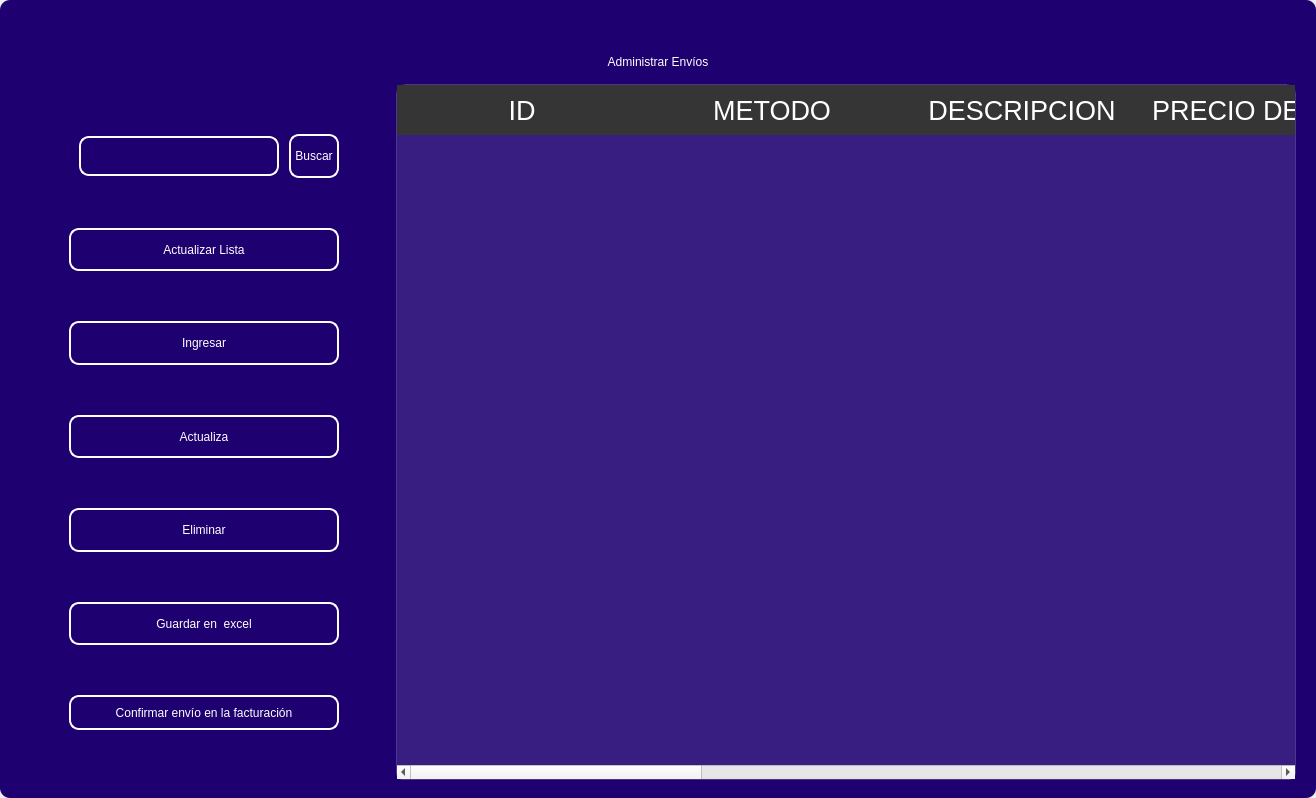
<?xml version="1.0" encoding="UTF-8"?>
<ui version="4.0">
 <class>MainWindow</class>
 <widget class="QMainWindow" name="MainWindow">
  <property name="geometry">
   <rect>
    <x>0</x>
    <y>0</y>
    <width>1316</width>
    <height>798</height>
   </rect>
  </property>
  <property name="windowTitle">
   <string>MainWindow</string>
  </property>
  <property name="styleSheet">
   <string notr="true"/>
  </property>
  <widget class="QWidget" name="centralwidget">
   <property name="styleSheet">
    <string notr="true"/>
   </property>
   <layout class="QVBoxLayout" name="verticalLayout">
    <property name="spacing">
     <number>0</number>
    </property>
    <property name="leftMargin">
     <number>0</number>
    </property>
    <property name="topMargin">
     <number>0</number>
    </property>
    <property name="rightMargin">
     <number>0</number>
    </property>
    <property name="bottomMargin">
     <number>0</number>
    </property>
    <item>
     <widget class="QFrame" name="frame">
      <property name="enabled">
       <bool>true</bool>
      </property>
      <property name="styleSheet">
       <string notr="true">
QFrame {
border-radius:10px;
background-color:#1E0070;
 }
</string>
      </property>
      <property name="frameShape">
       <enum>QFrame::StyledPanel</enum>
      </property>
      <property name="frameShadow">
       <enum>QFrame::Raised</enum>
      </property>
      <layout class="QVBoxLayout" name="verticalLayout_2">
       <item>
        <widget class="QFrame" name="frame_superior">
         <property name="minimumSize">
          <size>
           <width>0</width>
           <height>40</height>
          </size>
         </property>
         <property name="maximumSize">
          <size>
           <width>16777215</width>
           <height>40</height>
          </size>
         </property>
         <property name="styleSheet">
          <string notr="true">QPushButton{
border-radius:18px;
}

QPushButton:hover{
	background-color: rgb(0, 0, 0);
}
</string>
         </property>
         <property name="frameShape">
          <enum>QFrame::StyledPanel</enum>
         </property>
         <property name="frameShadow">
          <enum>QFrame::Raised</enum>
         </property>
         <layout class="QHBoxLayout" name="horizontalLayout_3">
          <property name="spacing">
           <number>4</number>
          </property>
          <property name="leftMargin">
           <number>0</number>
          </property>
          <property name="topMargin">
           <number>0</number>
          </property>
          <property name="rightMargin">
           <number>0</number>
          </property>
          <property name="bottomMargin">
           <number>0</number>
          </property>
          <item>
           <widget class="QPushButton" name="btn_icon">
            <property name="text">
             <string/>
            </property>
            <property name="iconSize">
             <size>
              <width>40</width>
              <height>40</height>
             </size>
            </property>
           </widget>
          </item>
          <item>
           <spacer name="horizontalSpacer_2">
            <property name="orientation">
             <enum>Qt::Horizontal</enum>
            </property>
            <property name="sizeHint" stdset="0">
             <size>
              <width>443</width>
              <height>20</height>
             </size>
            </property>
           </spacer>
          </item>
          <item>
           <widget class="QPushButton" name="btn_exit">
            <property name="minimumSize">
             <size>
              <width>38</width>
              <height>38</height>
             </size>
            </property>
            <property name="maximumSize">
             <size>
              <width>38</width>
              <height>38</height>
             </size>
            </property>
            <property name="cursor">
             <cursorShape>PointingHandCursor</cursorShape>
            </property>
            <property name="text">
             <string/>
            </property>
            <property name="iconSize">
             <size>
              <width>35</width>
              <height>35</height>
             </size>
            </property>
           </widget>
          </item>
          <item>
           <widget class="QPushButton" name="bt_minimizar">
            <property name="minimumSize">
             <size>
              <width>38</width>
              <height>38</height>
             </size>
            </property>
            <property name="maximumSize">
             <size>
              <width>38</width>
              <height>38</height>
             </size>
            </property>
            <property name="cursor">
             <cursorShape>PointingHandCursor</cursorShape>
            </property>
            <property name="text">
             <string/>
            </property>
            <property name="icon">
             <iconset>
              <normaloff>image/minus.svg</normaloff>image/minus.svg</iconset>
            </property>
            <property name="iconSize">
             <size>
              <width>38</width>
              <height>38</height>
             </size>
            </property>
           </widget>
          </item>
          <item>
           <widget class="QPushButton" name="bt_maximizar">
            <property name="minimumSize">
             <size>
              <width>38</width>
              <height>38</height>
             </size>
            </property>
            <property name="maximumSize">
             <size>
              <width>38</width>
              <height>38</height>
             </size>
            </property>
            <property name="cursor">
             <cursorShape>PointingHandCursor</cursorShape>
            </property>
            <property name="text">
             <string/>
            </property>
            <property name="icon">
             <iconset>
              <normaloff>image/chevron-up.svg</normaloff>image/chevron-up.svg</iconset>
            </property>
            <property name="iconSize">
             <size>
              <width>38</width>
              <height>38</height>
             </size>
            </property>
           </widget>
          </item>
          <item>
           <widget class="QPushButton" name="bt_restaurar">
            <property name="minimumSize">
             <size>
              <width>38</width>
              <height>38</height>
             </size>
            </property>
            <property name="maximumSize">
             <size>
              <width>38</width>
              <height>38</height>
             </size>
            </property>
            <property name="cursor">
             <cursorShape>PointingHandCursor</cursorShape>
            </property>
            <property name="text">
             <string/>
            </property>
            <property name="icon">
             <iconset>
              <normaloff>image/chevron-down.svg</normaloff>image/chevron-down.svg</iconset>
            </property>
            <property name="iconSize">
             <size>
              <width>38</width>
              <height>38</height>
             </size>
            </property>
           </widget>
          </item>
          <item>
           <widget class="QPushButton" name="bt_cerrar">
            <property name="minimumSize">
             <size>
              <width>38</width>
              <height>38</height>
             </size>
            </property>
            <property name="maximumSize">
             <size>
              <width>38</width>
              <height>38</height>
             </size>
            </property>
            <property name="cursor">
             <cursorShape>PointingHandCursor</cursorShape>
            </property>
            <property name="text">
             <string/>
            </property>
            <property name="icon">
             <iconset>
              <normaloff>image/x.svg</normaloff>image/x.svg</iconset>
            </property>
            <property name="iconSize">
             <size>
              <width>38</width>
              <height>38</height>
             </size>
            </property>
           </widget>
          </item>
         </layout>
        </widget>
       </item>
       <item>
        <widget class="QLabel" name="label">
         <property name="styleSheet">
          <string notr="true">font: 30pt &quot;MS Shell Dlg 2&quot;;
color: rgb(255, 255, 255);</string>
         </property>
         <property name="text">
          <string>Administrar Envíos</string>
         </property>
         <property name="alignment">
          <set>Qt::AlignCenter</set>
         </property>
        </widget>
       </item>
       <item>
        <widget class="QFrame" name="frame_3">
         <property name="minimumSize">
          <size>
           <width>0</width>
           <height>0</height>
          </size>
         </property>
         <property name="frameShape">
          <enum>QFrame::StyledPanel</enum>
         </property>
         <property name="frameShadow">
          <enum>QFrame::Raised</enum>
         </property>
         <layout class="QHBoxLayout" name="horizontalLayout_4">
          <property name="leftMargin">
           <number>9</number>
          </property>
          <property name="topMargin">
           <number>9</number>
          </property>
          <property name="rightMargin">
           <number>9</number>
          </property>
          <item>
           <layout class="QVBoxLayout" name="verticalLayout_4">
            <property name="spacing">
             <number>50</number>
            </property>
            <property name="sizeConstraint">
             <enum>QLayout::SetDefaultConstraint</enum>
            </property>
            <property name="leftMargin">
             <number>50</number>
            </property>
            <property name="topMargin">
             <number>50</number>
            </property>
            <property name="rightMargin">
             <number>50</number>
            </property>
            <property name="bottomMargin">
             <number>50</number>
            </property>
            <item>
             <layout class="QHBoxLayout" name="horizontalLayout">
              <property name="spacing">
               <number>10</number>
              </property>
              <property name="leftMargin">
               <number>10</number>
              </property>
              <property name="topMargin">
               <number>0</number>
              </property>
              <property name="bottomMargin">
               <number>0</number>
              </property>
              <item>
               <widget class="QLineEdit" name="searchtxt">
                <property name="minimumSize">
                 <size>
                  <width>200</width>
                  <height>25</height>
                 </size>
                </property>
                <property name="maximumSize">
                 <size>
                  <width>150</width>
                  <height>40</height>
                 </size>
                </property>
                <property name="styleSheet">
                 <string notr="true">QLabel {
	color: rgb(255, 255, 254);
	font: 12pt &quot;Arial&quot;;
	background-color: rgba(0, 0, 0,0);
}

QTextEdit{
background-color: rgba(0, 0, 0,0);
border-radius:10px; 
font: 12pt &quot;Arial&quot;;
color: rgb(255, 255, 254);
border: 2px solid  rgb(255, 255, 255);

}

QTextEdit:hover{
background-color: rgba(0, 0, 0,0);
border-radius:10px; 
font: 12pt &quot;Arial&quot;;
border: 2px solid  rgb(120, 0, 171);
}

QTextEdit:focus{
background-color: rgb(0, 0, 0);
border-radius:10px; 
font: 12pt &quot;Arial&quot;;
border: 2px solid rgb(120, 0, 171);
}

QLineEdit{
background-color: rgba(0, 0, 0,0);
border-radius:10px; 
font: 12pt &quot;Arial&quot;;
color: rgb(255, 255, 254);
border: 2px solid  rgb(255, 255, 255);

}

QLineEdit:hover{
background-color: rgba(0, 0, 0,0);
border-radius:10px; 
font: 12pt &quot;Arial&quot;;
border: 2px solid  rgb(120, 0, 171);
}

QLineEdit:focus{
background-color: rgb(0, 0, 0);
border-radius:10px; 
font: 12pt &quot;Arial&quot;;
border: 2px solid rgb(120, 0, 171);
}

QCheckBox{
	font: 12pt &quot;Arial&quot;;
	color: rgb(255, 255, 255);
}

QCheckBox::indicator {
    width: 18px;
    height:18px;
}

QCheckBox::indicator:unchecked {
   background-image: url(image/square.svg);
}

QCheckBox::indicator:checked {
   background-image: url(image/check-square.svg);
}

QPushButton{
border-radius:10px; 
font: 12pt &quot;Arial&quot;;
color: rgb(255, 255, 254);
border: 2px solid #ffffff;
}

QPushButton:hover{
border-radius:10px; 
font: 12pt &quot;Arial&quot;;
color: rgb(255, 255, 255);
border: 2px solid rgb(120, 0, 171);
	background-color: rgb(120, 0, 171);
}
</string>
                </property>
               </widget>
              </item>
              <item>
               <widget class="QPushButton" name="btn_search">
                <property name="sizePolicy">
                 <sizepolicy hsizetype="Minimum" vsizetype="Fixed">
                  <horstretch>0</horstretch>
                  <verstretch>0</verstretch>
                 </sizepolicy>
                </property>
                <property name="minimumSize">
                 <size>
                  <width>0</width>
                  <height>15</height>
                 </size>
                </property>
                <property name="maximumSize">
                 <size>
                  <width>100</width>
                  <height>50</height>
                 </size>
                </property>
                <property name="cursor">
                 <cursorShape>PointingHandCursor</cursorShape>
                </property>
                <property name="styleSheet">
                 <string notr="true">QPushButton{
border-radius:10px; 
font: 12pt &quot;Arial&quot;;
color: rgb(255, 255, 254);
border: 2px solid #ffffff;
}

QPushButton:hover{
border-radius:10px; 
font: 12pt &quot;Arial&quot;;
color: rgb(255, 255, 255);
border: 2px solid rgb(120, 0, 171);
	background-color: rgb(120, 0, 171);
}</string>
                </property>
                <property name="text">
                 <string>Buscar</string>
                </property>
               </widget>
              </item>
             </layout>
            </item>
            <item>
             <widget class="QPushButton" name="btn_get">
              <property name="minimumSize">
               <size>
                <width>50</width>
                <height>40</height>
               </size>
              </property>
              <property name="maximumSize">
               <size>
                <width>300</width>
                <height>50</height>
               </size>
              </property>
              <property name="cursor">
               <cursorShape>PointingHandCursor</cursorShape>
              </property>
              <property name="styleSheet">
               <string notr="true">QPushButton{
border-radius:10px; 
font: 12pt &quot;Arial&quot;;
color: rgb(255, 255, 254);
border: 2px solid #ffffff;
}

QPushButton:hover{
border-radius:10px; 
font: 12pt &quot;Arial&quot;;
color: rgb(255, 255, 255);
border: 2px solid rgb(120, 0, 171);
	background-color: rgb(120, 0, 171);
}</string>
              </property>
              <property name="text">
               <string>Actualizar Lista</string>
              </property>
              <property name="iconSize">
               <size>
                <width>35</width>
                <height>35</height>
               </size>
              </property>
             </widget>
            </item>
            <item>
             <widget class="QPushButton" name="btn_add">
              <property name="minimumSize">
               <size>
                <width>0</width>
                <height>40</height>
               </size>
              </property>
              <property name="maximumSize">
               <size>
                <width>300</width>
                <height>50</height>
               </size>
              </property>
              <property name="cursor">
               <cursorShape>PointingHandCursor</cursorShape>
              </property>
              <property name="styleSheet">
               <string notr="true">QPushButton{
border-radius:10px; 
font: 12pt &quot;Arial&quot;;
color: rgb(255, 255, 254);
border: 2px solid #ffffff;
}

QPushButton:hover{
border-radius:10px; 
font: 12pt &quot;Arial&quot;;
color: rgb(255, 255, 255);
border: 2px solid rgb(120, 0, 171);
	background-color: rgb(120, 0, 171);
}</string>
              </property>
              <property name="text">
               <string>Ingresar</string>
              </property>
              <property name="iconSize">
               <size>
                <width>35</width>
                <height>35</height>
               </size>
              </property>
             </widget>
            </item>
            <item>
             <widget class="QPushButton" name="btn_update">
              <property name="minimumSize">
               <size>
                <width>0</width>
                <height>40</height>
               </size>
              </property>
              <property name="maximumSize">
               <size>
                <width>300</width>
                <height>50</height>
               </size>
              </property>
              <property name="cursor">
               <cursorShape>PointingHandCursor</cursorShape>
              </property>
              <property name="styleSheet">
               <string notr="true">QPushButton{
border-radius:10px; 
font: 12pt &quot;Arial&quot;;
color: rgb(255, 255, 254);
border: 2px solid #ffffff;
}

QPushButton:hover{
border-radius:10px; 
font: 12pt &quot;Arial&quot;;
color: rgb(255, 255, 255);
border: 2px solid rgb(120, 0, 171);
	background-color: rgb(120, 0, 171);
}</string>
              </property>
              <property name="text">
               <string>Actualiza</string>
              </property>
              <property name="iconSize">
               <size>
                <width>35</width>
                <height>35</height>
               </size>
              </property>
             </widget>
            </item>
            <item>
             <widget class="QPushButton" name="btn_delete">
              <property name="minimumSize">
               <size>
                <width>0</width>
                <height>40</height>
               </size>
              </property>
              <property name="maximumSize">
               <size>
                <width>300</width>
                <height>50</height>
               </size>
              </property>
              <property name="cursor">
               <cursorShape>PointingHandCursor</cursorShape>
              </property>
              <property name="styleSheet">
               <string notr="true">QPushButton{
border-radius:10px; 
font: 12pt &quot;Arial&quot;;
color: rgb(255, 255, 254);
border: 2px solid #ffffff;
}

QPushButton:hover{
border-radius:10px; 
font: 12pt &quot;Arial&quot;;
color: rgb(255, 255, 255);
border: 2px solid rgb(120, 0, 171);
	background-color: rgb(120, 0, 171);
}</string>
              </property>
              <property name="text">
               <string>Eliminar</string>
              </property>
              <property name="iconSize">
               <size>
                <width>35</width>
                <height>35</height>
               </size>
              </property>
             </widget>
            </item>
            <item>
             <widget class="QPushButton" name="btn_excel">
              <property name="minimumSize">
               <size>
                <width>10</width>
                <height>40</height>
               </size>
              </property>
              <property name="maximumSize">
               <size>
                <width>300</width>
                <height>50</height>
               </size>
              </property>
              <property name="cursor">
               <cursorShape>PointingHandCursor</cursorShape>
              </property>
              <property name="styleSheet">
               <string notr="true">QPushButton{
border-radius:10px; 
font: 12pt &quot;Arial&quot;;
color: rgb(255, 255, 254);
border: 2px solid #ffffff;
}

QPushButton:hover{
border-radius:10px; 
font: 12pt &quot;Arial&quot;;
color: rgb(255, 255, 255);
border: 2px solid rgb(120, 0, 171);
	background-color: rgb(120, 0, 171);
}</string>
              </property>
              <property name="text">
               <string>Guardar en  excel</string>
              </property>
              <property name="iconSize">
               <size>
                <width>35</width>
                <height>35</height>
               </size>
              </property>
             </widget>
            </item>
            <item>
             <widget class="QPushButton" name="pushButton">
              <property name="minimumSize">
               <size>
                <width>0</width>
                <height>35</height>
               </size>
              </property>
              <property name="styleSheet">
               <string notr="true">QPushButton{
border-radius:10px; 
font: 12pt &quot;Arial&quot;;
color: rgb(255, 255, 254);
border: 2px solid #ffffff;
}

QPushButton:hover{
border-radius:10px; 
font: 12pt &quot;Arial&quot;;
color: rgb(255, 255, 255);
border: 2px solid rgb(120, 0, 171);
	background-color: rgb(120, 0, 171);
}</string>
              </property>
              <property name="text">
               <string>Confirmar envío en la facturación</string>
              </property>
             </widget>
            </item>
           </layout>
          </item>
          <item>
           <widget class="QTableWidget" name="table_sent">
            <property name="minimumSize">
             <size>
              <width>900</width>
              <height>0</height>
             </size>
            </property>
            <property name="maximumSize">
             <size>
              <width>700</width>
              <height>16777215</height>
             </size>
            </property>
            <property name="styleSheet">
             <string notr="true">QTableView {
	background-color: rgba(255, 255, 255, 30); 	
	border: 1px solid rgba(255,255,255,40);
	border-bottom-right-radius: 7px; 
	border-bottom-left-radius: 7px; 
	color: white;
	font: 15pt &quot;MS Shell Dlg 2&quot;;
}

QHeaderView::section {
background-color: rgb(53, 53, 53);
color: white;
border: none;
height: 50px;
font-size: 20pt;
}

QTableView::item {
    border-style: none;
    border-bottom: 1px solid rgba(255,255,255,50);
    padding-left: auto;
    padding-right: auto;
}

QTableView::item:selected{
	border: none;
	color: rgb(255, 255, 255);
    background-color: rgba(255, 255, 255, 50);
}
</string>
            </property>
            <property name="lineWidth">
             <number>1</number>
            </property>
            <property name="editTriggers">
             <set>QAbstractItemView::NoEditTriggers</set>
            </property>
            <attribute name="horizontalHeaderDefaultSectionSize">
             <number>250</number>
            </attribute>
            <column>
             <property name="text">
              <string>ID</string>
             </property>
            </column>
            <column>
             <property name="text">
              <string>METODO</string>
             </property>
            </column>
            <column>
             <property name="text">
              <string>DESCRIPCION</string>
             </property>
            </column>
            <column>
             <property name="text">
              <string>PRECIO DE ENVIO</string>
             </property>
            </column>
            <column>
             <property name="text">
              <string>ESTADO DEL ENVIO</string>
             </property>
            </column>
            <column>
             <property name="text">
              <string>PAIS</string>
             </property>
            </column>
            <column>
             <property name="text">
              <string>REGION</string>
             </property>
            </column>
            <column>
             <property name="text">
              <string>COMUNA</string>
             </property>
            </column>
            <column>
             <property name="text">
              <string>DIRECCION</string>
             </property>
            </column>
           </widget>
          </item>
         </layout>
        </widget>
       </item>
      </layout>
     </widget>
    </item>
   </layout>
  </widget>
 </widget>
 <resources/>
 <connections/>
</ui>
